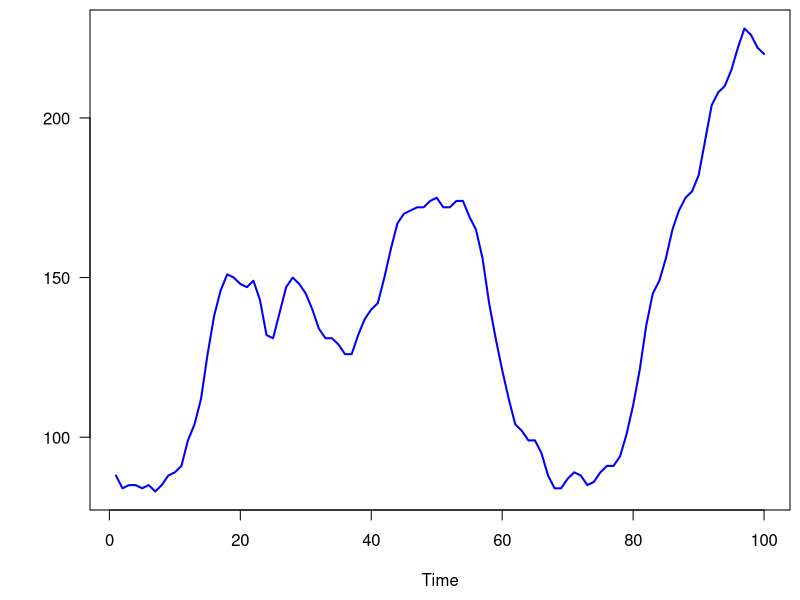
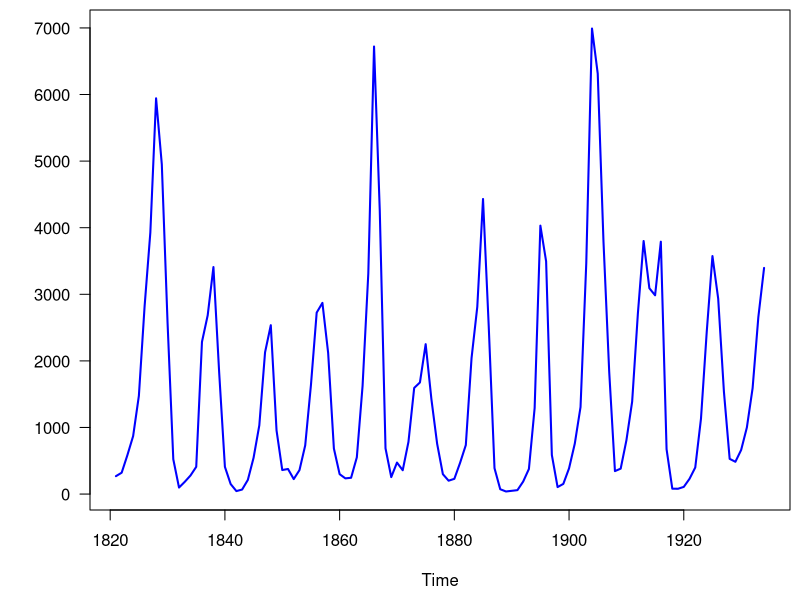
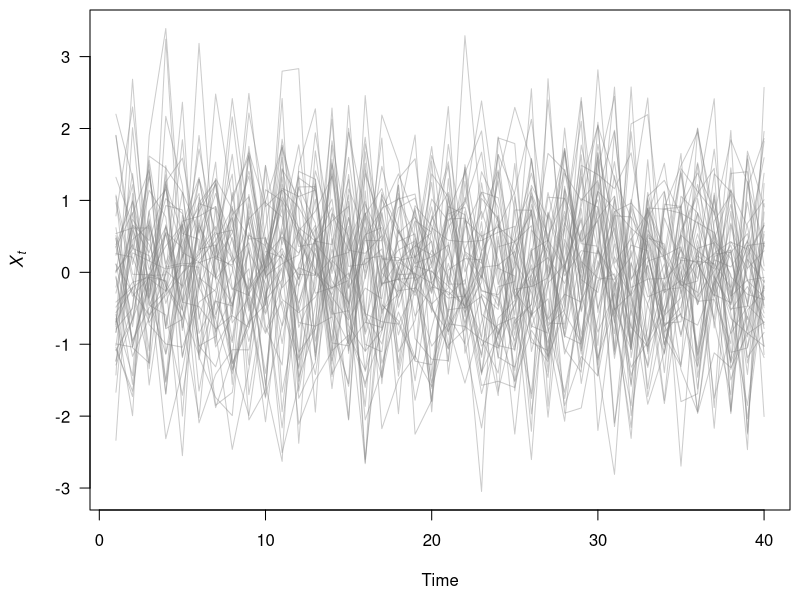
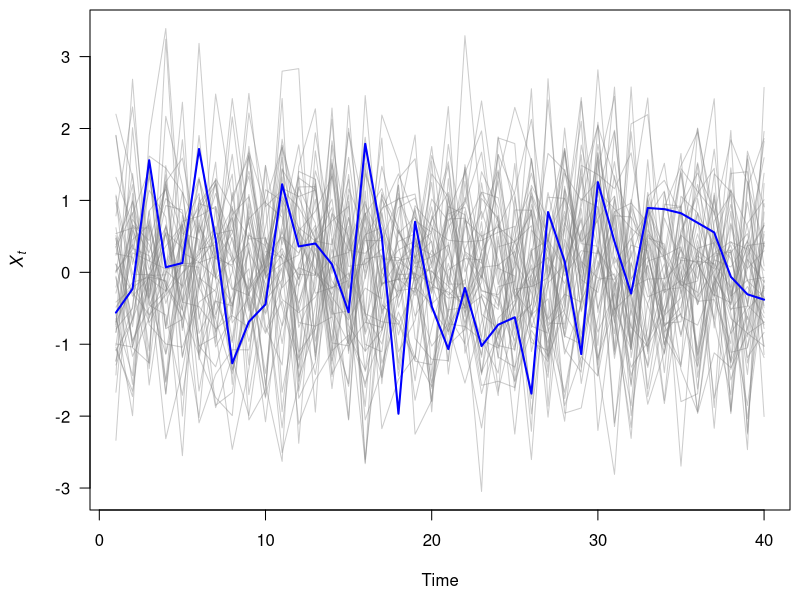
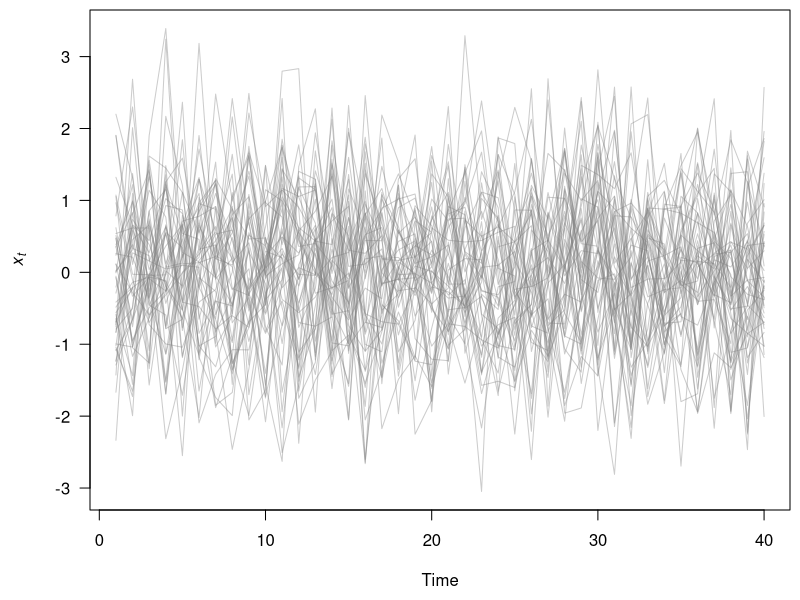
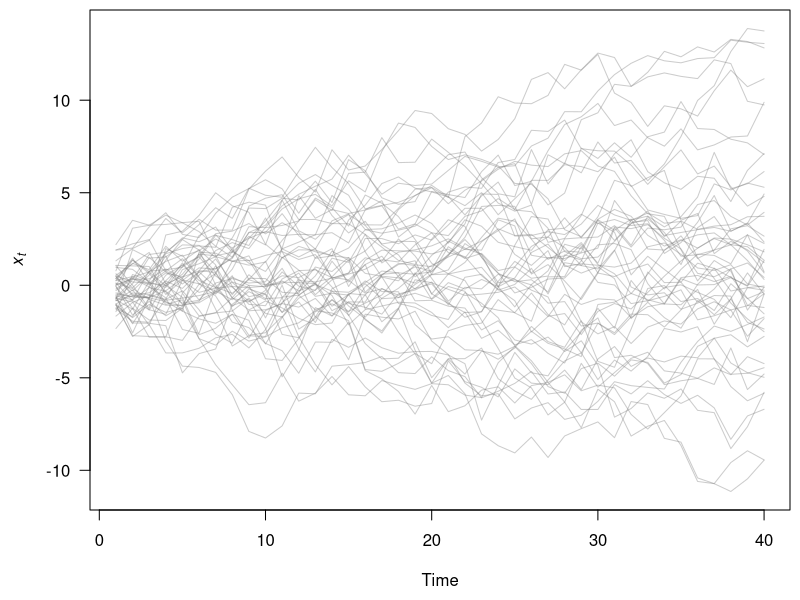
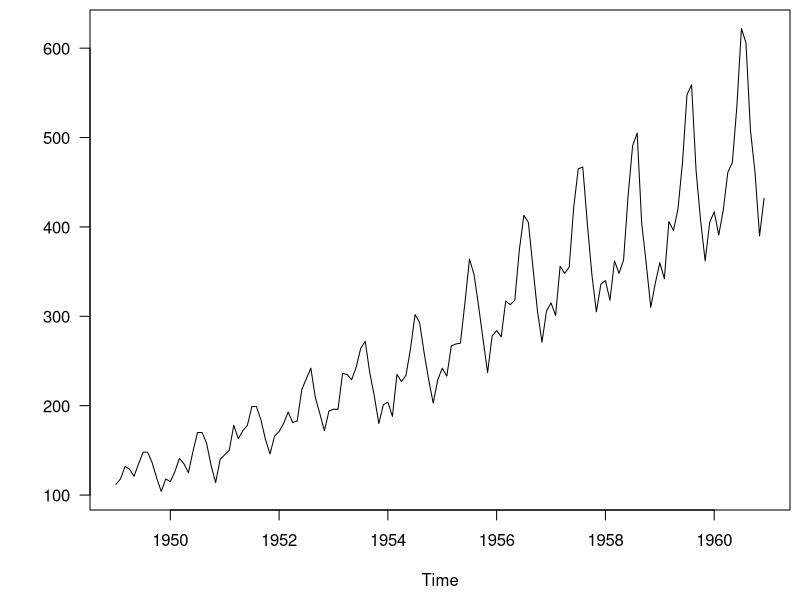
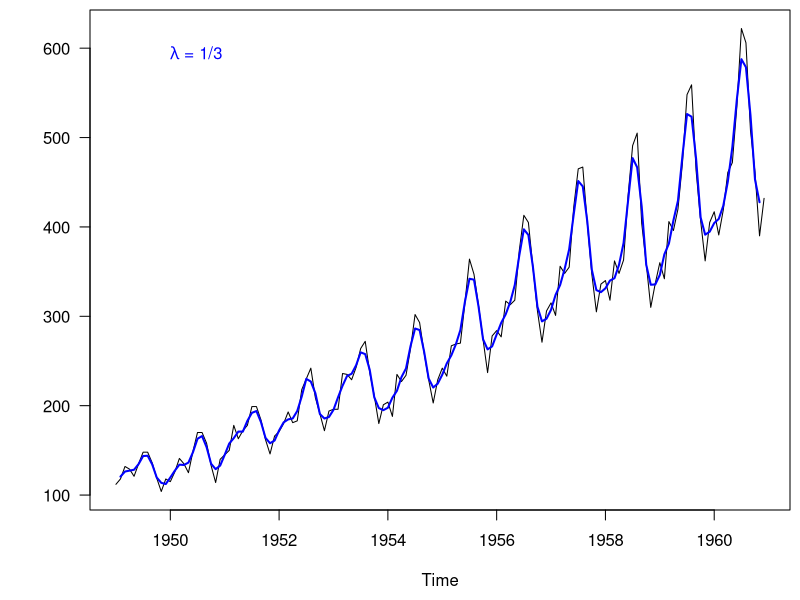

Here is the R script that generated these plots, in order:
## ---- chunk 1
knitr::opts_chunk$set(echo = FALSE)
## ---- chunk 2
data(WWWusage)
par(mai = c(0.9,0.9,0.1,0.1), omi = c(0,0,0,0))
plot.ts(WWWusage, ylab = "", las = 1, col = "blue", lwd = 2)
## ---- chunk 3
data(lynx)
par(mai = c(0.9,0.9,0.1,0.1), omi = c(0,0,0,0))
plot.ts(lynx, ylab = "", las = 1, col = "blue", lwd = 2)
## ---- chunk 4
set.seed(123)
nn <- 50
tt <- 40
ww <- matrix(rnorm(nn*tt), tt, nn)
par(mai = c(0.9,0.9,0.1,0.1), omi = c(0,0,0,0))

matplot(ww, type="l", lty="solid",  las = 1,
        ylab = expression(italic(X[t])), xlab = "Time",
        col = gray(0.5, 0.4))
## ---- chunk 5
par(mai = c(0.9,0.9,0.1,0.1), omi = c(0,0,0,0))
matplot(ww, type="l", lty="solid",  las = 1,
        ylab = expression(italic(X[t])), xlab = "Time",
        col = gray(0.5, 0.4))
lines(ww[,1], col = "blue", lwd = 2)
## ---- chunk 6
par(mai = c(0.9,0.9,0.1,0.1), omi = c(0,0,0,0))

matplot(ww, type="l", lty="solid",  las = 1,
        ylab = expression(italic(x[t])), xlab = "Time",
        col = gray(0.5, 0.4))
## ---- chunk 7
par(mai = c(0.9,0.9,0.1,0.1), omi = c(0,0,0,0))

matplot(apply(ww, 2, cumsum), type="l", lty="solid",  las = 1,
        ylab = expression(italic(x[t])), xlab = "Time",
        col = gray(0.5, 0.4))
## ---- chunk 8
xx <- AirPassengers

par(mai = c(0.9,0.9,0.1,0.1), omi = c(0,0,0,0))

plot.ts(xx, las = 1, ylab = "")
## ---- chunk 9
par(mai = c(0.9,0.9,0.1,0.1), omi = c(0,0,0,0))

plot.ts(xx, las = 1, ylab = "")
## weights for moving avg
fltr <- c(1,1,1)/3
trend <- filter(xx, filter=fltr, method="convo", sides=2)
lines(trend, col = "blue", lwd = 2)
text(x = 1950, y = max(trend, na.rm = TRUE),
     labels = expression(paste(lambda, " = 1/3")),
     adj = c(0,0), col = "blue")
## ---- chunk 10
par(mai = c(0.9,0.9,0.1,0.1), omi = c(0,0,0,0))

plot.ts(xx, las = 1, ylab = "")
## weights for moving avg
fltr2 <- rep(1,9)/9
trend2 <- filter(xx, filter=fltr2, method="convo", sides=2)
lines(trend, col = "blue", lwd = 2)
lines(trend2, col = "darkorange", lwd = 2)
text(x = 1950, y = max(trend, na.rm = TRUE),
     labels = expression(paste(lambda, " = 1/3")),
     adj = c(0,0), col = "blue")
text(x = 1950, y = max(trend, na.rm = TRUE)*0.9,
     labels = expression(paste(lambda, " = 1/9")),
     adj = c(0,0), col = "darkorange")
## ---- chunk 11
par(mai = c(0.9,0.9,0.1,0.1), omi = c(0,0,0,0))

plot.ts(xx, las = 1, ylab = "")
## weights for moving avg
fltr3 <- rep(1,27)/27
trend3 <- filter(xx, filter=fltr3, method="convo", sides=2)
lines(trend, col = "blue", lwd = 2)
lines(trend2, col = "darkorange", lwd = 2)
lines(trend3, col = "darkred", lwd = 2)
text(x = 1950, y = max(trend, na.rm = TRUE),
     labels = expression(paste(lambda, " = 1/3")),
     adj = c(0,0), col = "blue")
text(x = 1950, y = max(trend, na.rm = TRUE)*0.9,
     labels = expression(paste(lambda, " = 1/9")),
     adj = c(0,0), col = "darkorange")
text(x = 1950, y = max(trend, na.rm = TRUE)*0.8,
     labels = expression(paste(lambda, " = 1/27")),
     adj = c(0,0), col = "darkred")
## ---- chunk 12
seas <- trend2 - xx
  
par(mai = c(0.9,0.9,0.1,0.1), omi = c(0,0,0,0))

plot.ts(seas, las = 1, ylab = "")
# text(x = 1950, y = max(trend, na.rm = TRUE)*0.9,
#      labels = expression(paste(lambda, " = 1/9")),
#      adj = c(0,0), col = "darkorange")
## ---- chunk 13
seas <- trend2 - xx
  
par(mai = c(0.9,0.9,0.1,0.1), omi = c(0,0,0,0))

plot.ts(seas, las = 1, ylab = "")
# text(x = 1950, y = max(trend, na.rm = TRUE)*0.9,
#      labels = expression(paste(lambda, " = 1/9")),
#      adj = c(0,0), col = "darkorange")
## ---- chunk 14
seas_2 <- decompose(xx)$seasonal

par(mai = c(0.9,0.9,0.1,0.1), omi = c(0,0,0,0))

plot.ts(seas_2, las = 1, ylab = "")
